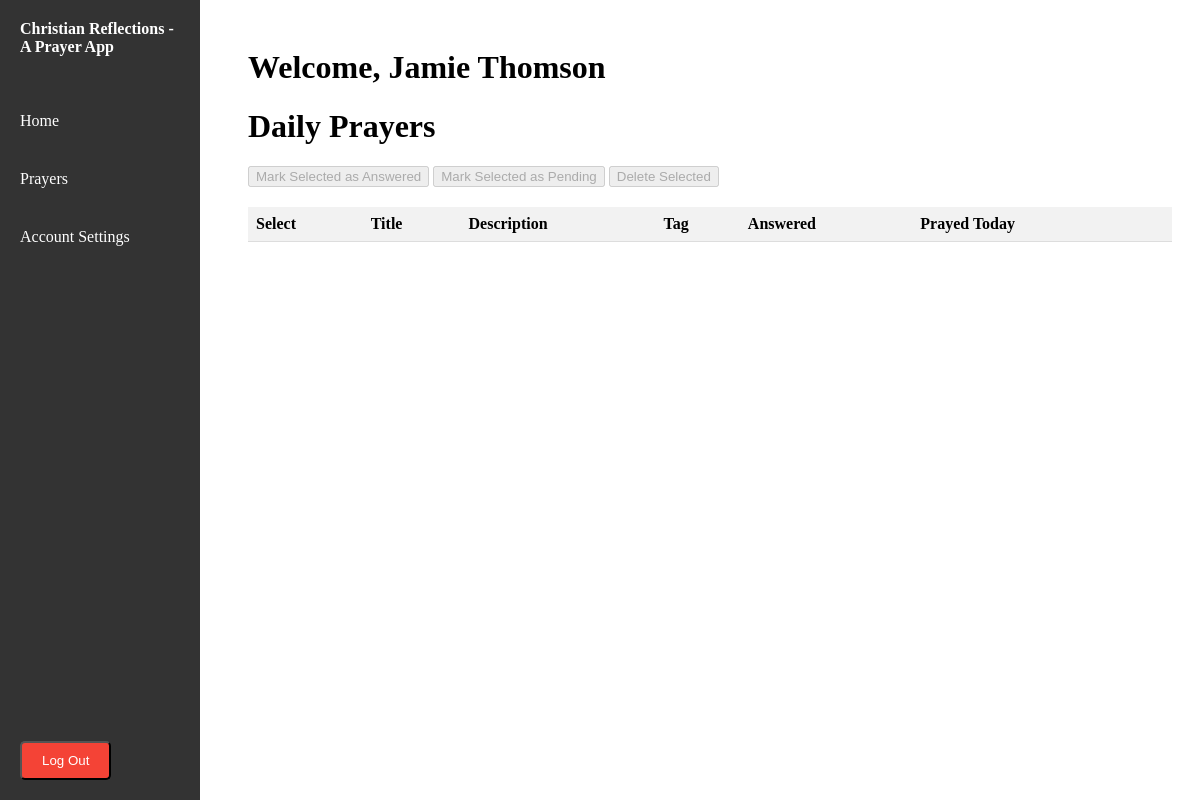
The page /home (signed in) on the database as committed earlier.
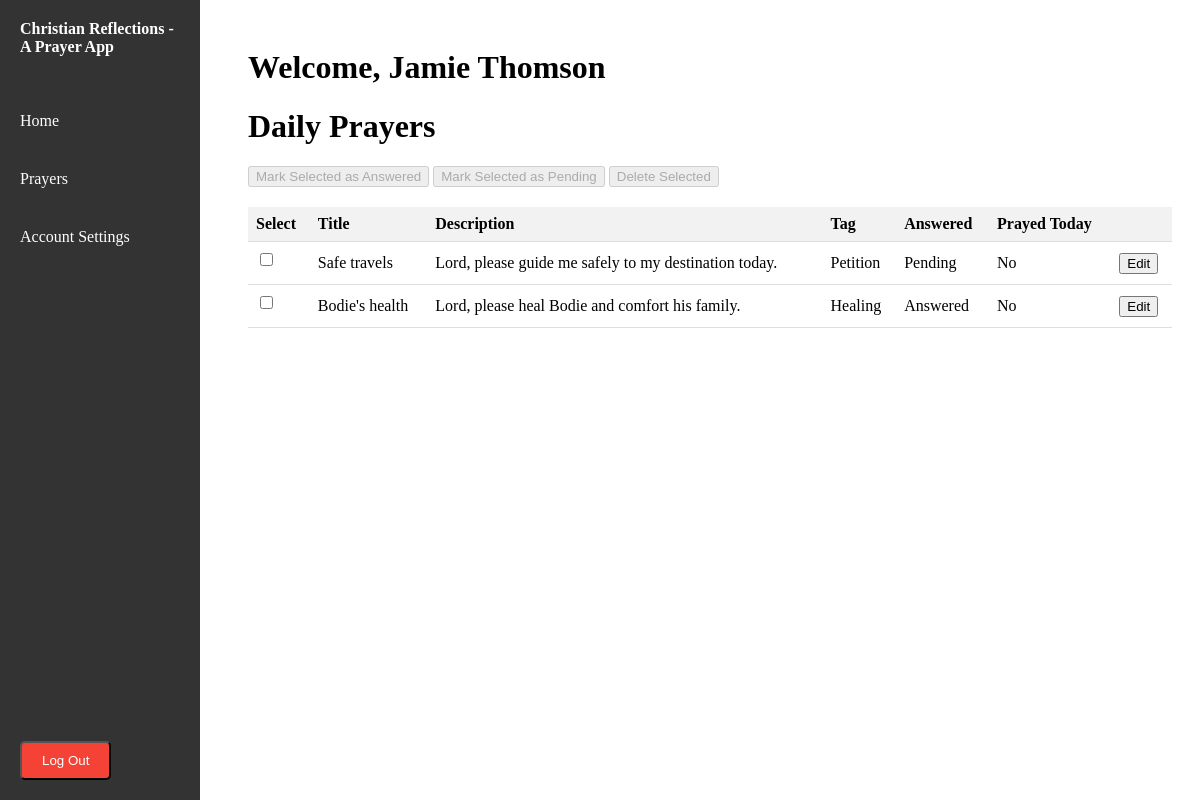
The same page on the database as committed later.
### app.py (models this page shows, shortened)
class Prayer(db.Model):
    id = db.Column(db.Integer, primary_key=True)
    user_id = db.Column(db.Integer, db.ForeignKey('user.id'), nullable=False)
    title = db.Column(db.String(100),nullable=False)
    description = db.Column(db.Text, nullable=False)
    answered = db.Column(db.Boolean, default=False)
    archived = db.Column(db.Boolean, default=False)
    created_at = db.Column(db.DateTime, default=current_utc_time)
    last_modified = db.Column(db.DateTime, default=current_utc_time, onupdate=current_utc_time)
    answered_at = db.Column(db.DateTime)
    tag_id = db.Column(db.Integer, db.ForeignKey('tag.id'), nullable=False)
    user = db.relationship('User', backref=db.backref('prayers', lazy=True))
    tag =  db.relationship('Tag', backref=db.backref('prayers', lazy=True))
    history = db.relationship('PrayerHistory', back_populates='prayer', cascade='all, delete-orphan')

class Tag(db.Model):
    id = db.Column(db.Integer, primary_key = True)
    name = db.Column(db.String(50), nullable = False, unique=True)

### app.py (the view)
@app.route('/home', methods=['GET'])
@login_required
def home():
    firstname = current_user.firstname
    lastname = current_user.lastname
    user_prayers = Prayer.query.filter_by(user_id=current_user.id).all()
    filtered_prayers = []
    prayed_today_prayers = []
    for prayer in user_prayers:
        within_seven_days = False
        prayed_today = False
        if prayer.answered_at:
            answered_at = prayer.answered_at.replace(tzinfo=timezone.utc)
            time_difference = current_utc_time - answered_at
            within_seven_days = time_difference <= timedelta(days=7)
        if prayer.history:
                last_prayed_date = PrayerHistory.query.filter_by(prayer_id=prayer.id).order_by(PrayerHistory.date_prayed.desc()).first().date_prayed.date()
                prayed_today = last_prayed_date == current_utc_time.date()
        if prayed_today:
            prayed_today_prayers.append(prayer)
        if not prayer.archived and (not prayer.answered or within_seven_days):
            filtered_prayers.append(prayer)
    return render_template('home.html', firstname=firstname, lastname=lastname, filtered_prayers = filtered_prayers, prayed_today_prayers=prayed_today_prayers)

### app.py (called while the page is built)
@login_manager.user_loader
def load_user(user_id):
    return db.session.get(User,int(user_id))

### templates/home.html (shortened to what this page needs)
{% extends 'base.html' %}
{% block content %}
    <div class="welcome">
        <h1>Welcome, {{firstname}} {{lastname}}</h1>
    </div>
    <h1>Daily Prayers</h1>
    <div class="action-buttons">
        <button id="markAnsweredBtn" disabled>Mark Selected as Answered</button>
        <button id="markPendingBtn" disabled>Mark Selected as Pending</button>
        <button id="deleteBtn" disabled>Delete Selected</button>
    </div>
    <table class="prayer-table">
        <thead>
            <tr>
                <th>Select</th>
                <th>Title</th>
                <th>Description</th>
                <th>Tag</th>
                <th>Answered</th>
                <th>Prayed Today</th>
                <th></th>
            </tr>
        </thead>
        <tbody>
            {% for prayer in filtered_prayers %}
                {% set row_class = "unprayed-row" %}
                {% if prayer in prayed_today_prayers %}
                    {% set row_class = "prayed-row" %}
                {% endif %}
                <tr class="{{ row_class }}">
                    <td><input type="checkbox" name="selectedPrayers" value="{{ prayer.id }}"></td>
                    <td>{{ prayer.title }}</td>
                    <td>{{ prayer.description }}</td>
                    <td>{{ prayer.tag.name }}</td>
                    <td>{{ "Answered" if prayer.answered else "Pending" }}</td>
                    <td>{{ "Yes" if prayer in prayed_today_prayers else "No" }}</td>
                    <td>
                        {% set editUrl = url_for('edit_prayer', prayer_id=prayer.id, prev_url=request.url) %}
                        <button onclick="window.location.href='{{ editUrl }}';" class="edit-btn">Edit</button>
                    </td>
                </tr>
            {% endfor %}
        </tbody>
    </table>
{% endblock %}

Rows that differ between the two databases and show on the page:
added Prayer: title "Safe travels", description "Lord, please guide me safely to my destination today.", tag.name "Petition", answered "Pending", value "No"
added Prayer: title "Bodie's health", description "Lord, please heal Bodie and comfort his family.", tag.name "Healing", answered "Answered", value "No"
